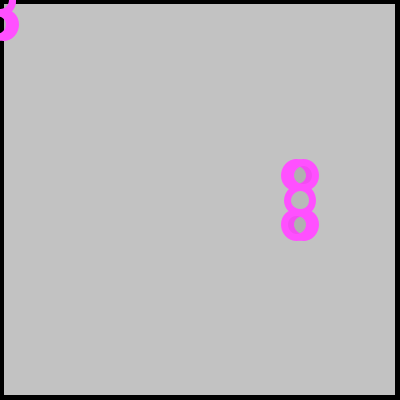
Frame 1 (no input)
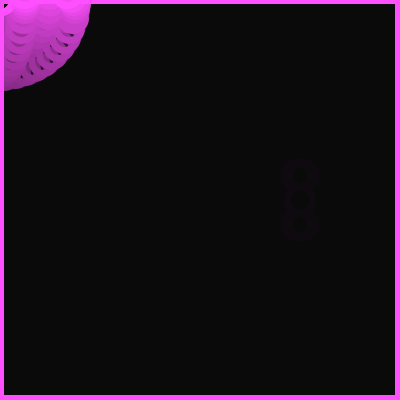
Frame 60 (the mouse pressed at the canvas centre just before this capture)
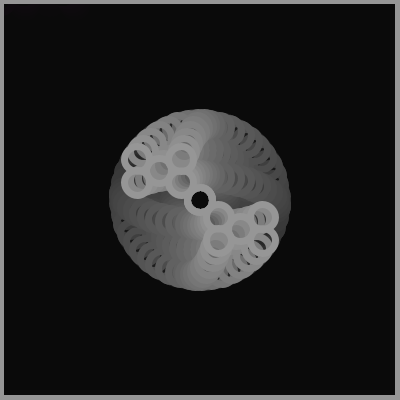
Frame 120 (the mouse held since frame 60 and released just before this capture)

The Processing sketch that drew these frames (run headless with seeded random() and noise(); from frame 60 on, the mouse is pressed at the canvas centre):

// Processing sketch: processing_85960
// ── processing_85960.pde

float[] numbersX = new float[10];
float[] numbersY = new float[10];
float centreY2; 
float centreX2;
float centreX=300;
float d;
float times=-100;
float centreY=200;
void setup() {
  size(400, 400);
  noFill();
  strokeWeight(7);
  smooth();
}
void draw() {
fill(0, 12);
  rect(0, 0, width-2, height-2);
  d+=0.14;
  if (mousePressed) {
  stroke(mouseX/2+50);
  }
  else {
  stroke(abs(((mouseX*2)*-1)+width)+10,80,abs(((mouseY*2)*-1)+width));
  }
      numbersX[0] = (sin(d) * -25)+centreX;
  numbersX[1] = centreX;
  numbersX[2] = centreX + sin(d)*25;
  numbersY[0] = (cos(d) * -25)+centreY;
  numbersY[1] = centreY;
  numbersY[2] = centreY + cos(d)*25;
    numbersX[3] = (sin(d*-1) * -25)+centreX;
  numbersX[4] = centreX + sin(d*-1)*25;
  numbersY[3] = (cos(d*-1) * -25)+centreY;
  numbersY[4] = centreY + cos(d*-1)*25;
        numbersX[5] = (sin(d) * -25)+centreX2;
  numbersX[6] = centreX2;
  numbersX[7] = centreX2 + sin(d)*25;
  numbersY[5] = (cos(d) * -25)+centreY2;
  numbersY[6] = centreY2;
  numbersY[7] = centreY2 + cos(d)*25;
    numbersX[8] = (sin(d*-1) * -25)+centreX2;
  numbersX[9] = centreX2 + sin(d*-1)*25;
  numbersY[8] = (cos(d*-1) * -25)+centreY2;
  numbersY[9] = centreY2 + cos(d*-1)*25;
  ellipse(numbersX[6], numbersY[6], 25, 25);
  ellipse(numbersX[5], numbersY[5], 25, 25);
  ellipse(numbersX[7], numbersY[7], 25, 25);
  ellipse(numbersX[9], numbersY[9], 25, 25);
  ellipse(numbersX[8], numbersY[8], 25, 25);
    ellipse(numbersX[1], numbersY[1], 25, 25);
  ellipse(numbersX[0], numbersY[0], 25, 25);
  ellipse(numbersX[2], numbersY[2], 25, 25);
  ellipse(numbersX[4], numbersY[4], 25, 25);
  ellipse(numbersX[3], numbersY[3], 25, 25);
  centreX = mouseX+sin(d)*50;
  centreY = mouseY+cos(d)*50;
  centreX2 = mouseX+sin(d-PI)*50;
  centreY2 = mouseY+cos(d-PI)*50;
  ellipse(mouseX ,mouseY, 25, 25);
}
